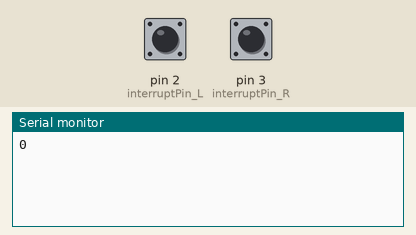
Simulated run of this sketch. Board: Arduino Uno, built with avr-gcc and run on an emulated ATmega328P. On the bench: the last lines printed to the serial monitor. The test bench sets the inputs (shaded band); at power-on: pin 2 (interruptPin_L) LOW, pin 3 (interruptPin_R) LOW.

Above: at 1.2 s.
1.3 s: pin 2 (interruptPin_L) pulled HIGH for 0.15 s
At 2.7 s:
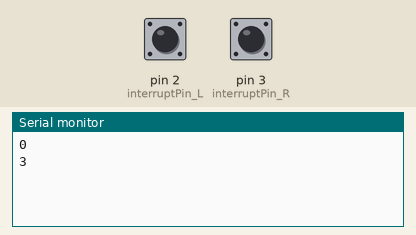
2.9 s: pin 2 (interruptPin_L) pulled HIGH for 1 s
At 3.8 s:
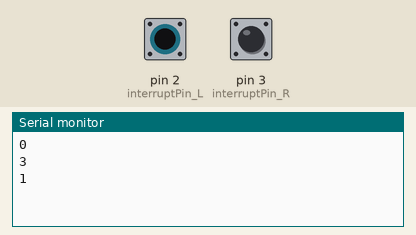
Timing chart, 0 to 5.9 s (numbered marks = the images above; inputs shaded):
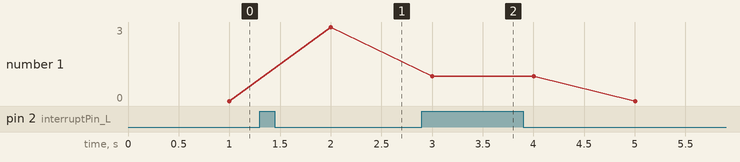

Measured:
- after the input at 1.3 s, the serial monitor: prints a new line after 0.70 s (image 1)
- after the input at 2.9 s, the serial monitor: prints a new line after 0.10 s (image 2)
- plotted number 1: 0 → 3 after the input at 1.3 s

The sketch:

Apoll_RPM_Calculate.ino
```cpp
#include <SPI.h>
#include <mcp2515.h>
MCP2515 mcp2515(10);

#define slave1 0x01
#define job1 0x00

struct can_frame canMsg1;

float rev_R = 0;
unsigned int rpm_R;
float rev_L = 0;
unsigned int rpm_L;
unsigned long pretime;
unsigned long deltatime;
int interruptPin_R = 3;
int interruptPin_L = 2;

void isr_R()
{
rev_R++;
}

void isr_L()
{
rev_L++;
}

void setup()
{
  mcp2515.reset();
  mcp2515.setBitrate(CAN_500KBPS);
  mcp2515.setNormalMode();
  Serial.begin(9600);
}


void loop()
{

  attachInterrupt(digitalPinToInterrupt(interruptPin_R),isr_R,CHANGE);
  attachInterrupt(digitalPinToInterrupt(interruptPin_L),isr_L,CHANGE);
  delay(1000);
  detachInterrupt(digitalPinToInterrupt(interruptPin_R));
  detachInterrupt(digitalPinToInterrupt(interruptPin_L));
  deltatime = micros()-pretime;
  rpm_R=((rev_R/32)/deltatime)*60000000;
  rpm_L=((rev_L/32)/deltatime)*60000000;
  pretime = micros();
  rev_R=0;
  Serial.println(rpm_L);
  rev_L=0;


  uint16_t Motor_RPM_R = rpm_R;
  uint16_t Motor_RPM_L = rpm_L;
  canMsg1.can_id  = slave1;
  canMsg1.can_dlc = 4;
  canMsg1.data[0] = 0x00;
  canMsg1.data[1] = 0x00;
  canMsg1.data[2] = 0x00;
  canMsg1.data[3] = 0x00;
  byte Motor_RPM_R_high = Motor_RPM_R >> 8;
  byte Motor_RPM_R_low = Motor_RPM_R & 0xFF;
  byte Motor_RPM_L_high = Motor_RPM_L >> 8;
  byte Motor_RPM_L_low = Motor_RPM_L & 0xFF;
  canMsg1.data[0] = Motor_RPM_R_high;
  canMsg1.data[1] = Motor_RPM_R_low;
  canMsg1.data[2] = Motor_RPM_L_high;
  canMsg1.data[3] = Motor_RPM_L_low;
  mcp2515.sendMessage(&canMsg1);

}
```
